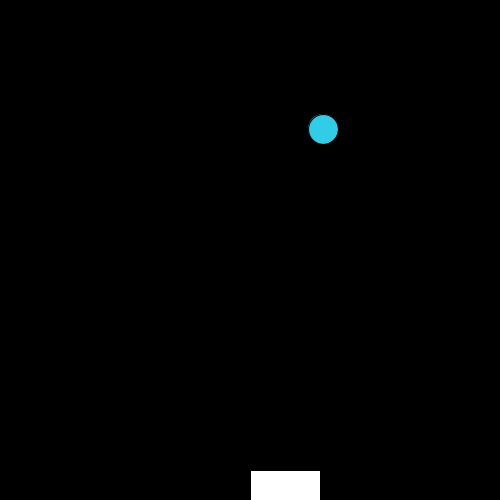
Frame 1 (no input)
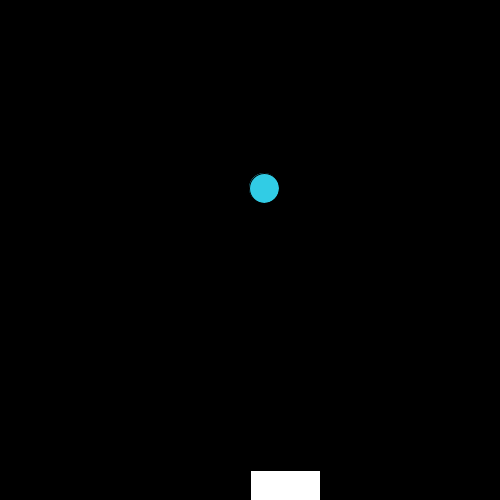
Frame 60 (the mouse pressed at the canvas centre just before this capture)
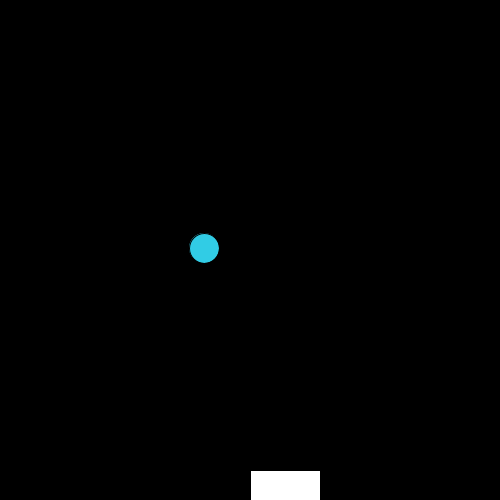
Frame 120 (the mouse held since frame 60 and released just before this capture)

The Processing sketch that drew these frames (run headless with seeded random() and noise(); from frame 60 on, the mouse is pressed at the canvas centre):

// Processing sketch: processing_83307
// ── processing_83307.pde

//Amy Chen, Pong, Computer Programming 4/5
Ball hi;
Paddle bob;
void setup()
{
  hi = new Ball();
  bob = new Paddle();
  size(500, 500);
  frameRate(100);
}
void draw()
{
  background(0);
  hi.show();
  bob.show();
  hi.move();
  hi.bounce(); 
  bob.keyPressed();
}
class Ball
{
  int x, y;
  boolean up, right;
  Ball()
  {
    x=int(random(0, 500));
    y=int(random(0, 500));
    boolean up;
    boolean right;
  }
  void show()
  {
    fill(49, 204, 229);
    ellipse(x, y, 30, 30);
  }
  void bounce()
  {
    if (x>485)
    {
      right=false;
    }
    if (x<15)
    {
      right=true;
    }
    if(get(x,y + 16) !=color(0,0,0))
    {
      up=true;
    }
    if (y<15)
    {
      up=false;
    }
  }
  void move()
  {
    if (up==true)
    {
      y--;
    }
    else
    {
      y++;
    }
    if (right==true)
    {
      x++;
    }
    else
    {
      x--;
    }
  }
}
class Paddle
{
  int a;
  Paddle()
  {
    a=250;
  }
  void show()
  {
    fill(255, 255, 255);
    rect(a, 470, 70, 470);
  }
  void keyPressed()
  {
    if (keyPressed ==true && key =='a')
    {
      a--;
    }
    if (keyPressed ==true && key =='d')
    {
      a++;
    }
  }
}
